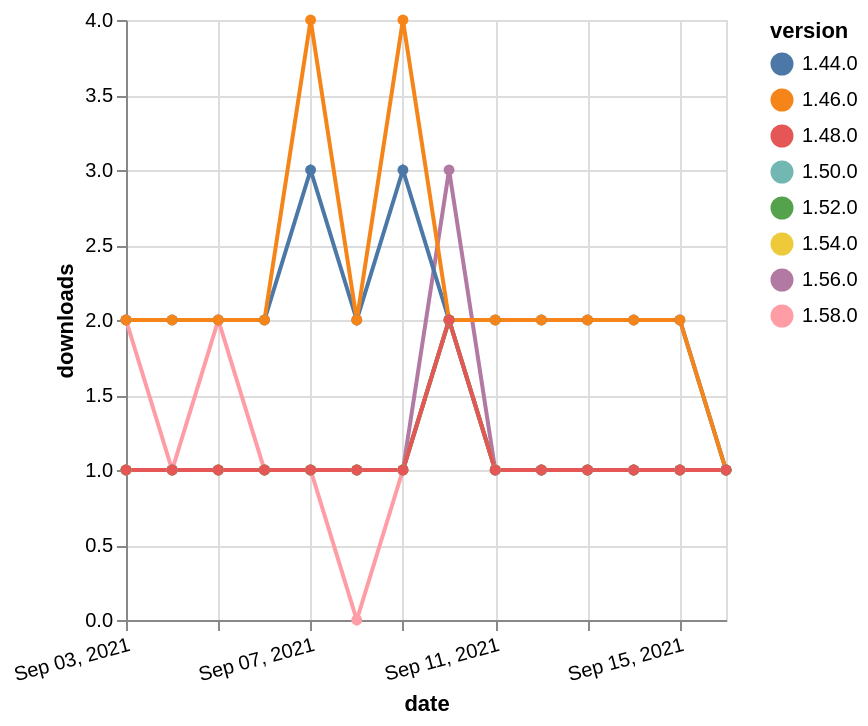

Vega-Lite specification stored for this chart:
### Vega-Lite specification from a JSON file in a GitHub repository (floating-point values rounded to 4 significant figures)
{"$schema": "https://vega.github.io/schema/vega-lite/v5.json", "description": "A simple bar chart with embedded data.", "data": {"values": [{"date": "2021-09-03", "total": 168, "delta": 1, "version": "1.56.0"}, {"date": "2021-09-04", "total": 169, "delta": 1, "version": "1.56.0"}, {"date": "2021-09-05", "total": 170, "delta": 1, "version": "1.56.0"}, {"date": "2021-09-06", "total": 171, "delta": 1, "version": "1.56.0"}, {"date": "2021-09-07", "total": 172, "delta": 1, "version": "1.56.0"}, {"date": "2021-09-08", "total": 173, "delta": 1, "version": "1.56.0"}, {"date": "2021-09-09", "total": 174, "delta": 1, "version": "1.56.0"}, {"date": "2021-09-10", "total": 177, "delta": 3, "version": "1.56.0"}, {"date": "2021-09-11", "total": 178, "delta": 1, "version": "1.56.0"}, {"date": "2021-09-12", "total": 179, "delta": 1, "version": "1.56.0"}, {"date": "2021-09-13", "total": 180, "delta": 1, "version": "1.56.0"}, {"date": "2021-09-14", "total": 181, "delta": 1, "version": "1.56.0"}, {"date": "2021-09-15", "total": 182, "delta": 1, "version": "1.56.0"}, {"date": "2021-09-16", "total": 183, "delta": 1, "version": "1.56.0"}, {"date": "2021-09-03", "total": 159, "delta": 1, "version": "1.54.0"}, {"date": "2021-09-04", "total": 160, "delta": 1, "version": "1.54.0"}, {"date": "2021-09-05", "total": 161, "delta": 1, "version": "1.54.0"}, {"date": "2021-09-06", "total": 162, "delta": 1, "version": "1.54.0"}, {"date": "2021-09-07", "total": 163, "delta": 1, "version": "1.54.0"}, {"date": "2021-09-08", "total": 164, "delta": 1, "version": "1.54.0"}, {"date": "2021-09-09", "total": 165, "delta": 1, "version": "1.54.0"}, {"date": "2021-09-10", "total": 167, "delta": 2, "version": "1.54.0"}, {"date": "2021-09-11", "total": 168, "delta": 1, "version": "1.54.0"}, {"date": "2021-09-12", "total": 169, "delta": 1, "version": "1.54.0"}, {"date": "2021-09-13", "total": 170, "delta": 1, "version": "1.54.0"}, {"date": "2021-09-14", "total": 171, "delta": 1, "version": "1.54.0"}, {"date": "2021-09-15", "total": 172, "delta": 1, "version": "1.54.0"}, {"date": "2021-09-16", "total": 173, "delta": 1, "version": "1.54.0"}, {"date": "2021-09-03", "total": 116, "delta": 2, "version": "1.58.0"}, {"date": "2021-09-04", "total": 117, "delta": 1, "version": "1.58.0"}, {"date": "2021-09-05", "total": 119, "delta": 2, "version": "1.58.0"}, {"date": "2021-09-06", "total": 120, "delta": 1, "version": "1.58.0"}, {"date": "2021-09-07", "total": 121, "delta": 1, "version": "1.58.0"}, {"date": "2021-09-08", "total": 121, "delta": 0, "version": "1.58.0"}, {"date": "2021-09-09", "total": 122, "delta": 1, "version": "1.58.0"}, {"date": "2021-09-10", "total": 124, "delta": 2, "version": "1.58.0"}, {"date": "2021-09-11", "total": 125, "delta": 1, "version": "1.58.0"}, {"date": "2021-09-12", "total": 126, "delta": 1, "version": "1.58.0"}, {"date": "2021-09-13", "total": 127, "delta": 1, "version": "1.58.0"}, {"date": "2021-09-14", "total": 128, "delta": 1, "version": "1.58.0"}, {"date": "2021-09-15", "total": 129, "delta": 1, "version": "1.58.0"}, {"date": "2021-09-16", "total": 130, "delta": 1, "version": "1.58.0"}, {"date": "2021-09-03", "total": 184, "delta": 1, "version": "1.50.0"}, {"date": "2021-09-04", "total": 185, "delta": 1, "version": "1.50.0"}, {"date": "2021-09-05", "total": 186, "delta": 1, "version": "1.50.0"}, {"date": "2021-09-06", "total": 187, "delta": 1, "version": "1.50.0"}, {"date": "2021-09-07", "total": 188, "delta": 1, "version": "1.50.0"}, {"date": "2021-09-08", "total": 189, "delta": 1, "version": "1.50.0"}, {"date": "2021-09-09", "total": 190, "delta": 1, "version": "1.50.0"}, {"date": "2021-09-10", "total": 192, "delta": 2, "version": "1.50.0"}, {"date": "2021-09-11", "total": 193, "delta": 1, "version": "1.50.0"}, {"date": "2021-09-12", "total": 194, "delta": 1, "version": "1.50.0"}, {"date": "2021-09-13", "total": 195, "delta": 1, "version": "1.50.0"}, {"date": "2021-09-14", "total": 196, "delta": 1, "version": "1.50.0"}, {"date": "2021-09-15", "total": 197, "delta": 1, "version": "1.50.0"}, {"date": "2021-09-16", "total": 198, "delta": 1, "version": "1.50.0"}, {"date": "2021-09-03", "total": 2310, "delta": 2, "version": "1.44.0"}, {"date": "2021-09-04", "total": 2312, "delta": 2, "version": "1.44.0"}, {"date": "2021-09-05", "total": 2314, "delta": 2, "version": "1.44.0"}, {"date": "2021-09-06", "total": 2316, "delta": 2, "version": "1.44.0"}, {"date": "2021-09-07", "total": 2319, "delta": 3, "version": "1.44.0"}, {"date": "2021-09-08", "total": 2321, "delta": 2, "version": "1.44.0"}, {"date": "2021-09-09", "total": 2324, "delta": 3, "version": "1.44.0"}, {"date": "2021-09-10", "total": 2326, "delta": 2, "version": "1.44.0"}, {"date": "2021-09-11", "total": 2328, "delta": 2, "version": "1.44.0"}, {"date": "2021-09-12", "total": 2330, "delta": 2, "version": "1.44.0"}, {"date": "2021-09-13", "total": 2332, "delta": 2, "version": "1.44.0"}, {"date": "2021-09-14", "total": 2334, "delta": 2, "version": "1.44.0"}, {"date": "2021-09-15", "total": 2336, "delta": 2, "version": "1.44.0"}, {"date": "2021-09-16", "total": 2337, "delta": 1, "version": "1.44.0"}, {"date": "2021-09-03", "total": 2429, "delta": 2, "version": "1.46.0"}, {"date": "2021-09-04", "total": 2431, "delta": 2, "version": "1.46.0"}, {"date": "2021-09-05", "total": 2433, "delta": 2, "version": "1.46.0"}, {"date": "2021-09-06", "total": 2435, "delta": 2, "version": "1.46.0"}, {"date": "2021-09-07", "total": 2439, "delta": 4, "version": "1.46.0"}, {"date": "2021-09-08", "total": 2441, "delta": 2, "version": "1.46.0"}, {"date": "2021-09-09", "total": 2445, "delta": 4, "version": "1.46.0"}, {"date": "2021-09-10", "total": 2447, "delta": 2, "version": "1.46.0"}, {"date": "2021-09-11", "total": 2449, "delta": 2, "version": "1.46.0"}, {"date": "2021-09-12", "total": 2451, "delta": 2, "version": "1.46.0"}, {"date": "2021-09-13", "total": 2453, "delta": 2, "version": "1.46.0"}, {"date": "2021-09-14", "total": 2455, "delta": 2, "version": "1.46.0"}, {"date": "2021-09-15", "total": 2457, "delta": 2, "version": "1.46.0"}, {"date": "2021-09-16", "total": 2458, "delta": 1, "version": "1.46.0"}, {"date": "2021-09-03", "total": 171, "delta": 1, "version": "1.52.0"}, {"date": "2021-09-04", "total": 172, "delta": 1, "version": "1.52.0"}, {"date": "2021-09-05", "total": 173, "delta": 1, "version": "1.52.0"}, {"date": "2021-09-06", "total": 174, "delta": 1, "version": "1.52.0"}, {"date": "2021-09-07", "total": 175, "delta": 1, "version": "1.52.0"}, {"date": "2021-09-08", "total": 176, "delta": 1, "version": "1.52.0"}, {"date": "2021-09-09", "total": 177, "delta": 1, "version": "1.52.0"}, {"date": "2021-09-10", "total": 179, "delta": 2, "version": "1.52.0"}, {"date": "2021-09-11", "total": 180, "delta": 1, "version": "1.52.0"}, {"date": "2021-09-12", "total": 181, "delta": 1, "version": "1.52.0"}, {"date": "2021-09-13", "total": 182, "delta": 1, "version": "1.52.0"}, {"date": "2021-09-14", "total": 183, "delta": 1, "version": "1.52.0"}, {"date": "2021-09-15", "total": 184, "delta": 1, "version": "1.52.0"}, {"date": "2021-09-16", "total": 185, "delta": 1, "version": "1.52.0"}, {"date": "2021-09-03", "total": 222, "delta": 1, "version": "1.48.0"}, {"date": "2021-09-04", "total": 223, "delta": 1, "version": "1.48.0"}, {"date": "2021-09-05", "total": 224, "delta": 1, "version": "1.48.0"}, {"date": "2021-09-06", "total": 225, "delta": 1, "version": "1.48.0"}, {"date": "2021-09-07", "total": 226, "delta": 1, "version": "1.48.0"}, {"date": "2021-09-08", "total": 227, "delta": 1, "version": "1.48.0"}, {"date": "2021-09-09", "total": 228, "delta": 1, "version": "1.48.0"}, {"date": "2021-09-10", "total": 230, "delta": 2, "version": "1.48.0"}, {"date": "2021-09-11", "total": 231, "delta": 1, "version": "1.48.0"}, {"date": "2021-09-12", "total": 232, "delta": 1, "version": "1.48.0"}, {"date": "2021-09-13", "total": 233, "delta": 1, "version": "1.48.0"}, {"date": "2021-09-14", "total": 234, "delta": 1, "version": "1.48.0"}, {"date": "2021-09-15", "total": 235, "delta": 1, "version": "1.48.0"}, {"date": "2021-09-16", "total": 236, "delta": 1, "version": "1.48.0"}]}, "width": "container", "mark": {"type": "line", "point": {"filled": true}}, "encoding": {"x": {"field": "date", "type": "temporal", "timeUnit": "yearmonthdate", "title": "date", "axis": {"labelAngle": -15}}, "y": {"field": "delta", "type": "quantitative", "title": "downloads"}, "color": {"field": "version", "type": "nominal"}, "tooltip": {"field": "delta"}}}
